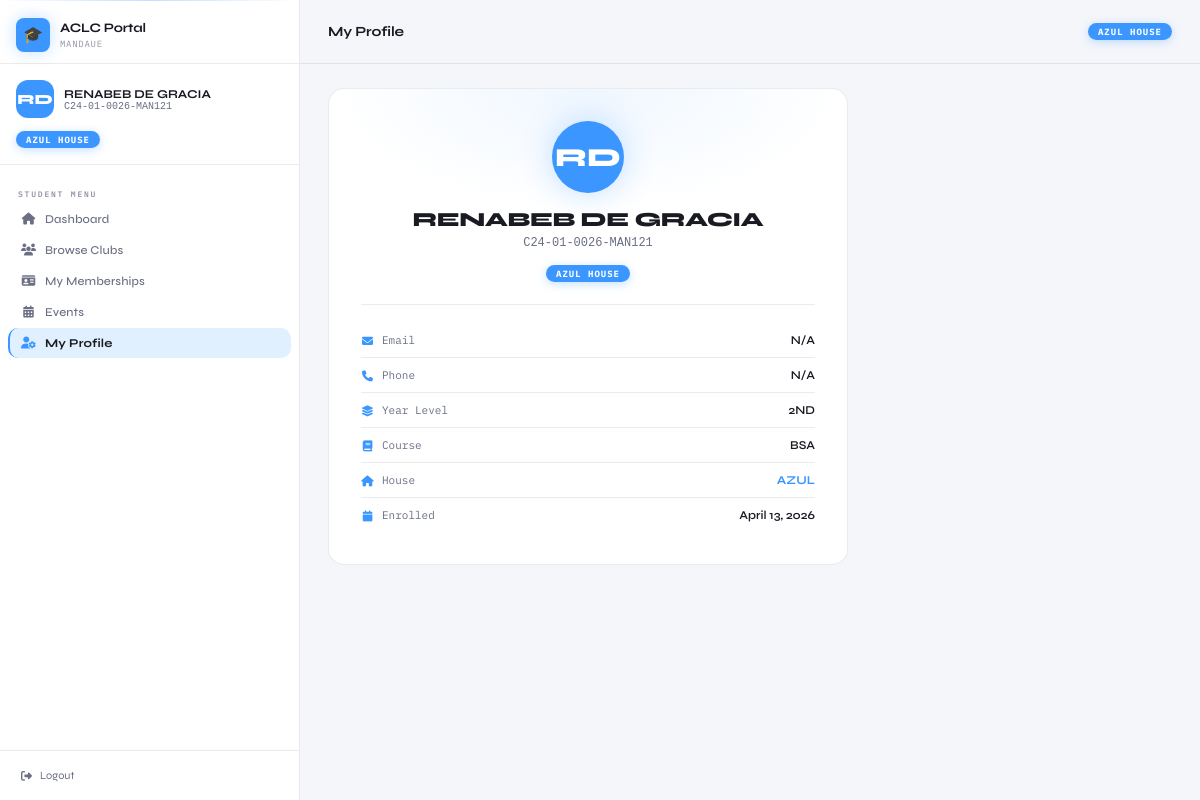
/student/profile.php (signed in), run on the app's committed database.
### tables this page shows
CREATE TABLE `students` (
  `id` int(11) NOT NULL,
  `student_id` varchar(30) NOT NULL COMMENT 'Format: C24-01-XXXX-HOU',
  `last_name` varchar(100) NOT NULL,
  `first_name` varchar(100) NOT NULL,
  `middle_name` varchar(100) DEFAULT NULL,
  `course` varchar(20) DEFAULT NULL,
  `level` varchar(10) DEFAULT NULL,
  `status` varchar(30) DEFAULT 'STUDENT',
  `house` varchar(20) DEFAULT NULL,
  `password` varchar(255) DEFAULT NULL COMMENT 'NULL = not yet registered',
  `email` varchar(150) DEFAULT NULL,
  `phone` varchar(20) DEFAULT NULL,
  `profile_pic` varchar(255) DEFAULT NULL,
  `is_active` tinyint(1) DEFAULT 1,
  `created_at` timestamp NOT NULL DEFAULT current_timestamp(),
  `updated_at` timestamp NOT NULL DEFAULT current_timestamp() ON UPDATE current_timestamp()
);

### includes/config.php (called while the page is built, shortened)
<?php
function sanitize($str) {
    return htmlspecialchars(trim((string)$str), ENT_QUOTES, 'UTF-8');
}
?>

### student/profile.php (the view, shortened to what this page needs)
<?php
require_once '../includes/config.php';
$db = getDB();
$stmt = $db->prepare("SELECT * FROM students WHERE student_id = ?");
$stmt->execute([$_SESSION['student_id']]);
$student = $stmt->fetch();
$initials = strtoupper(substr($student['first_name'],0,1) . substr($student['last_name'],0,1));
?>
<!DOCTYPE html>
<html lang="en">
<head>
<link rel="stylesheet" href="../css/portal.css">
<link rel="stylesheet" href="https://cdnjs.cloudflare.com/ajax/libs/font-awesome/6.4.0/css/all.min.css">
</head>
<body>
<div class="dashboard-wrap">
    <aside class="sidebar">
        <div class="sb-brand" style="padding:20px 16px 14px;border-bottom:1px solid var(--border)">
            <div class="sb-logo" style="margin-bottom:0;width:34px;height:34px;font-size:16px">🎓</div>
            <div><div class="sb-title">ACLC Portal</div><div class="sb-sub">Mandaue</div></div>
        </div>
        <div style="padding:16px;border-bottom:1px solid var(--border)">
            <div style="display:flex;align-items:center;gap:10px">
                <div style="width:38px;height:38px;border-radius:12px;background:var(--acc);display:flex;align-items:center;justify-content:center;font-size:14px;font-weight:800;color:#fff;flex-shrink:0"><?= $initials ?></div>
                <div>
                    <div style="font-size:12px;font-weight:700;color:var(--text-primary)"><?= sanitize($student['first_name']) ?> <?= sanitize($student['last_name']) ?></div>
                    <div style="font-size:10px;color:var(--text-muted);font-family:monospace"><?= sanitize($student['student_id']) ?></div>
                </div>
            </div>
            <div style="margin-top:10px"><span class="house-badge"><?= sanitize($student['house']) ?> HOUSE</span></div>
        </div>
        <nav class="sb-nav">
            <div class="sb-section-label">Student Menu</div>
            <a href="dashboard.php" class="sb-item"><i class="fas fa-home"></i> Dashboard</a>
            <a href="clubs.php" class="sb-item"><i class="fas fa-users"></i> Browse Clubs</a>
            <a href="memberships.php" class="sb-item"><i class="fas fa-id-card"></i> My Memberships</a>
            <a href="events.php" class="sb-item"><i class="fas fa-calendar-alt"></i> Events</a>
            <a href="profile.php" class="sb-item active"><i class="fas fa-user-cog"></i> My Profile</a>
        </nav>
        <div class="sb-foot"><a href="../logout.php" class="sb-logout"><i class="fas fa-sign-out-alt"></i> Logout</a></div>
    </aside>
    <main class="main">
        <div class="topbar">
            <div class="topbar-title">My Profile</div>
            <span class="house-badge"><?= sanitize($student['house']) ?> HOUSE</span>
        </div>
        <div class="page-content">
            <div class="profile-card">
                <div class="profile-avatar-large"><?= $initials ?></div>
                <h2><?= sanitize($student['first_name'] . ' ' . $student['last_name']) ?></h2>
                <p style="font-size:12px;color:var(--text-muted);font-family:monospace;margin:4px 0 12px"><?= sanitize($student['student_id']) ?></p>
                <span class="house-badge"><?= sanitize($student['house']) ?> HOUSE</span>
                <div class="profile-details">
                    <div class="detail-row">
                        <span class="detail-label"><i class="fas fa-envelope"></i> Email</span>
                        <span class="detail-value"><?= sanitize($student['email'] ?? 'N/A') ?></span>
                    </div>
                    <div class="detail-row">
                        <span class="detail-label"><i class="fas fa-phone"></i> Phone</span>
                        <span class="detail-value"><?= sanitize($student['phone'] ?? 'N/A') ?></span>
                    </div>
                    <div class="detail-row">
                        <span class="detail-label"><i class="fas fa-layer-group"></i> Year Level</span>
                        <span class="detail-value"><?= sanitize($student['level'] ?? $student['year_level'] ?? 'N/A') ?></span>
                    </div>
                    <div class="detail-row">
                        <span class="detail-label"><i class="fas fa-book"></i> Course</span>
                        <span class="detail-value"><?= sanitize($student['course'] ?? 'N/A') ?></span>
                    </div>
                    <div class="detail-row">
                        <span class="detail-label"><i class="fas fa-home"></i> House</span>
                        <span class="detail-value" style="color:var(--acc);font-weight:700"><?= sanitize($student['house']) ?></span>
                    </div>
                    <?php if (!empty($student['created_at'])): ?>
                    <div class="detail-row">
                        <span class="detail-label"><i class="fas fa-calendar"></i> Enrolled</span>
                        <span class="detail-value"><?= date('F d, Y', strtotime($student['created_at'])) ?></span>
                    </div>
                    <?php endif; ?>
                </div>
            </div>
        </div>
    </main>
</div>
</body>
</html>

### data on the page
students: initials "RD", first_name "RENABEB", last_name "DE GRACIA", student "C24-01-0026-MAN121", house "AZUL", first_name+last_name "RENABEB DE GRACIA", email "N/A", phone "N/A", level "2ND", course "BSA", created_at "April 13, 2026"
